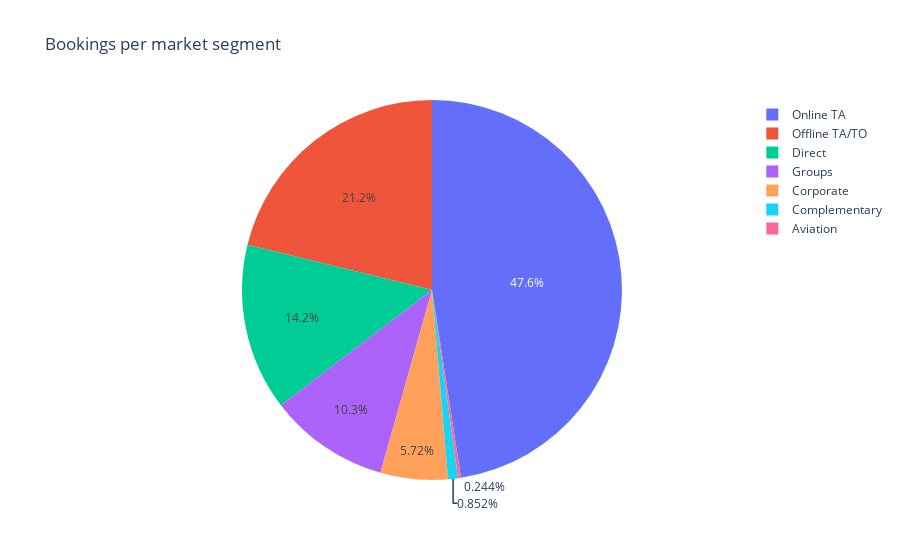

Source (notebook cell):
### Code cell
px.pie(clean_data,values=clean_data['market_segment'].value_counts(),names=clean_data['market_segment'].value_counts().index,title='Bookings per market segment')

### Figure 1 — Plotly figure (JSON) as saved in the notebook; plotly's stock layout.template omitted (floating-point values rounded to 4 significant figures)
{"data": [{"domain": {"x": [0, 1], "y": [0, 1]}, "hovertemplate": "label=%{label}<br>value=%{value}<extra></extra>", "labels": ["Online TA", "Offline TA/TO", "Direct", "Groups", "Corporate", "Complementary", "Aviation"], "legendgroup": "", "name": "", "showlegend": true, "type": "pie", "values": [35673, 15880, 10648, 7697, 4291, 639, 183]}], "layout": {"legend": {"tracegroupgap": 0}, "title": {"text": "Bookings per market segment"}}}
